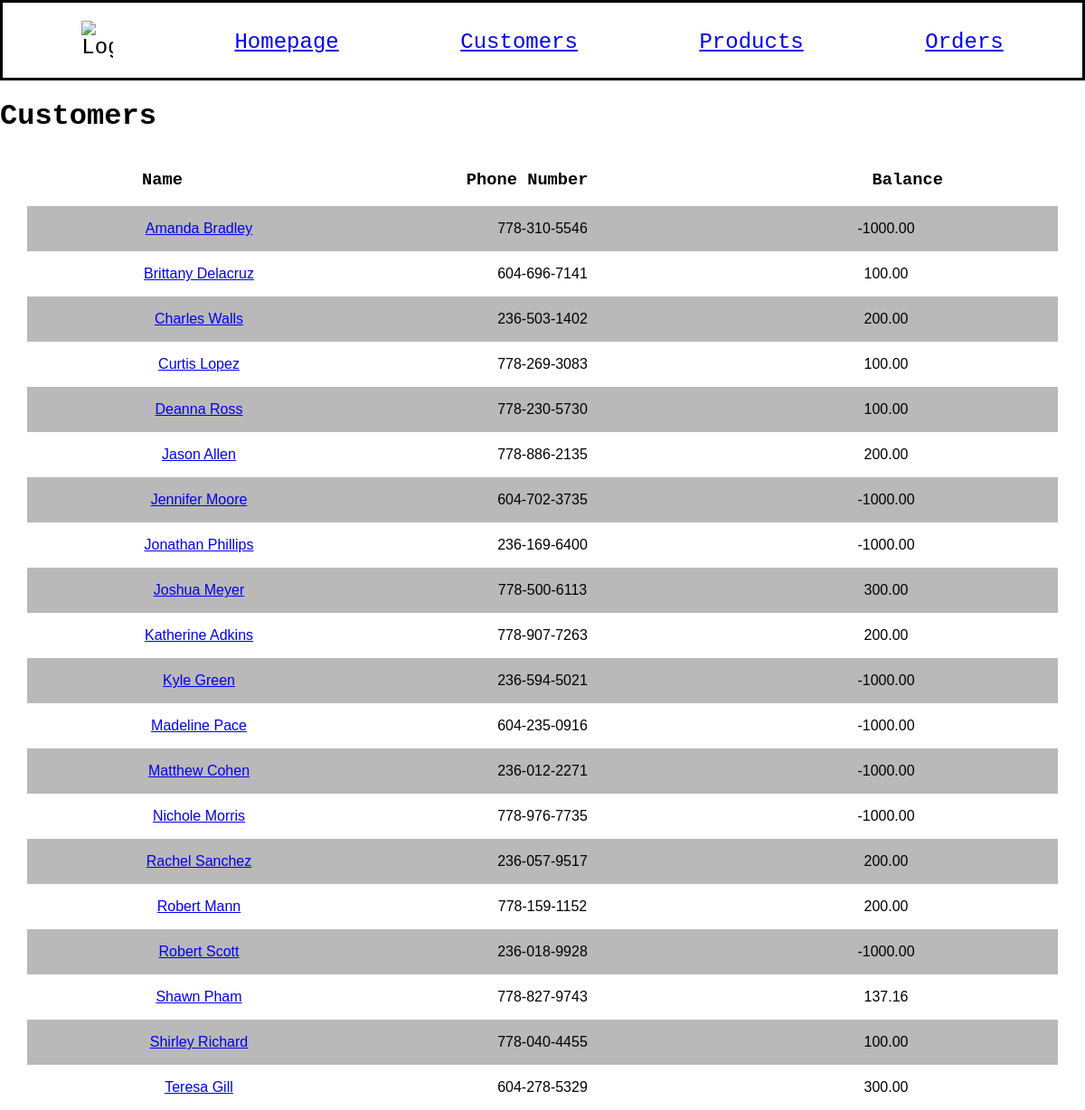
Page /customers on the committed database.
### models.py (models this page shows, shortened)
class Customer(db.Model):
    id = mapped_column(Integer, primary_key=True)
    name = mapped_column(String(200), nullable=False, unique=True)
    phone = mapped_column(String(20), nullable=False)
    balance = mapped_column(Numeric(10,2), nullable=False, default=100)
    orders = relationship("Order")

### app.py (the view)
@app.route("/customers")
def customers():
    statement = select(Customer).order_by(Customer.name)
    records = db.session.execute(statement)
    app_data = records.scalars()
    print(statement)
    return render_template("customers.html", customers=app_data)

### templates/customers.html
{% extends "base.html" %}
{% block content %}
<h1>Customers</h1>
<div style="display: flex; justify-content: space-around;">
    <h3>Name</h3>
    <h3>Phone Number</h3>
    <h3>Balance</h3>
</div>
{% for customer in customers %}
<div class="spreadsheet">
    <div>
        <div>
            <a href="{{url_for('customer_detail', customer_id=customer.id)}}">{{ customer.name }}</a>
        </div>
        <div>
            <p class="info">{{ customer.phone }}</p>
        </div>
        <div>
            <p class="info">{{ customer.balance }}</p>
        </div>
    </div>
</div>
{% endfor %}
{% endblock %}

### templates/base.html (shortened to what this page needs)
<!doctype html>
<html lang="en">
    <head>
        <link rel="stylesheet" href="{{ url_for('static', filename='style.css') }}">
    </head>
    <body>
        <nav>
            <img src="https://cdn-icons-png.flaticon.com/128/4507/4507860.png" alt="Logo" style="width: 3%;">
            <a href="{{ url_for('home') }}">Homepage</a>
            <a href="{{ url_for('customers') }}">Customers</a>
            <a href="{{ url_for('products') }}">Products</a>
            <a href="{{ url_for('orders') }}">Orders</a>
        </nav>
        {% block content %}{% endblock %}
    </body>
</html>

### static/style.css (style rules this page uses)
body { background-color: rgb(255, 255, 255); margin: 0 auto; font-family: 'Courier New', Courier, monospace; }
.spreadsheet { font-family: Arial, Helvetica, sans-serif; border-collapse: collapse; margin: 0px 30px 0px 30px; display: flex; justify-content: spac e-between; }
.spreadsheet div { flex: 1; display: flex; justify-content: center; align-items: center; }
.spreadsheet:nth-child(even) { background-color: rgb(185, 185, 185); }

### rows in the picture
Customer: name "Amanda Bradley", phone "778-310-5546", balance "-1000.00"
Customer: name "Brittany Delacruz", phone "604-696-7141", balance "100.00"
Customer: name "Charles Walls", phone "236-503-1402", balance "200.00"
Customer: name "Curtis Lopez", phone "778-269-3083", balance "100.00"
Customer: name "Deanna Ross", phone "778-230-5730", balance "100.00"
Customer: name "Jason Allen", phone "778-886-2135", balance "200.00"
Customer: name "Jennifer Moore", phone "604-702-3735", balance "-1000.00"
Customer: name "Jonathan Phillips", phone "236-169-6400", balance "-1000.00"
Customer: name "Joshua Meyer", phone "778-500-6113", balance "300.00"
Customer: name "Katherine Adkins", phone "778-907-7263", balance "200.00"
Customer: name "Kyle Green", phone "236-594-5021", balance "-1000.00"
Customer: name "Madeline Pace", phone "604-235-0916", balance "-1000.00"
Customer: name "Matthew Cohen", phone "236-012-2271", balance "-1000.00"
Customer: name "Nichole Morris", phone "778-976-7735", balance "-1000.00"
Customer: name "Rachel Sanchez", phone "236-057-9517", balance "200.00"
Customer: name "Robert Mann", phone "778-159-1152", balance "200.00"
Customer: name "Robert Scott", phone "236-018-9928", balance "-1000.00"
Customer: name "Shawn Pham", phone "778-827-9743", balance "137.16"
Customer: name "Shirley Richard", phone "778-040-4455", balance "100.00"
Customer: name "Teresa Gill", phone "604-278-5329", balance "300.00"
